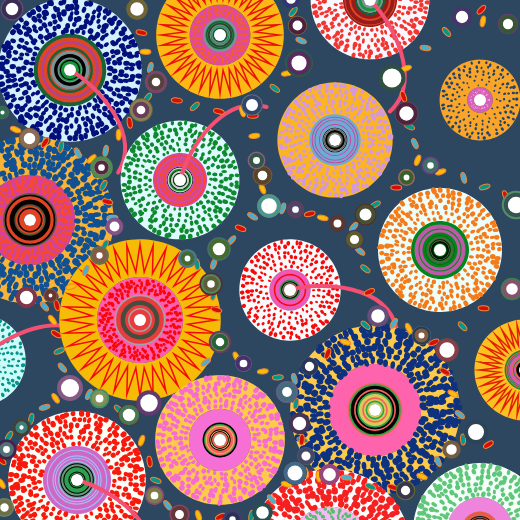
Frame 1 (no input)
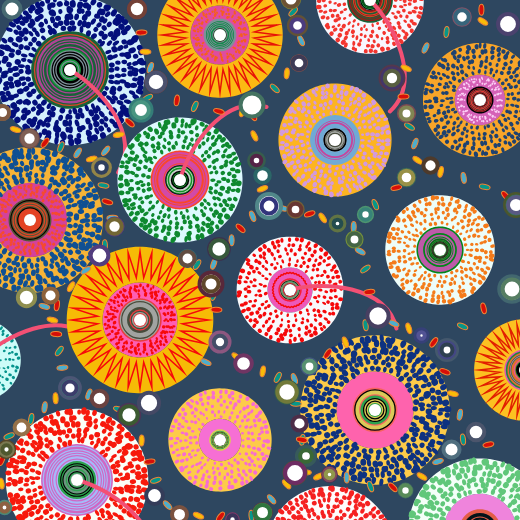
Frame 60 (no input)
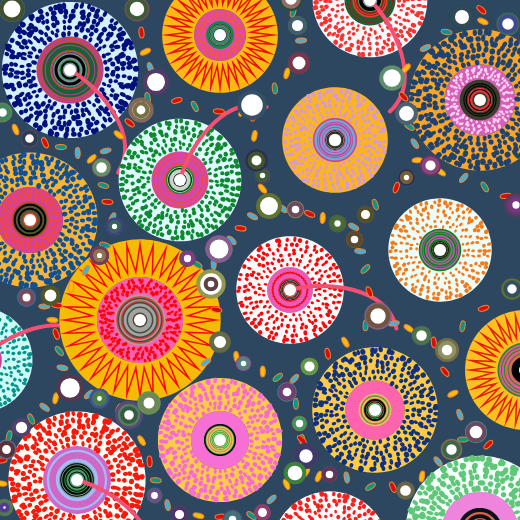
Frame 120 (the mouse pressed at the canvas centre since frame 60)

The p5.js sketch that drew these frames (run headless with seeded random() and noise() and a simulated clock; from frame 60 on, the mouse is pressed at the canvas centre):

// p5.js sketch
// ── sketch.js
// ===== GLOBALS & DATA =====
let circleNoiseSeeds = [];
let circleBaseRadii = [];
let ellipseNoiseSeeds = [];
let ringNoiseSeeds    = [];
let ringBaseSizes     = [];
let rings             = [];

const fillColors = ['#FABC08','#4CAECD','#06978A','#D70E08'];

const ellipses = [
  { x: 286.8, y: 73.4,  angle: 0, fillColor: null},
  { x: 301.1, y: 40.6,  angle: 0, fillColor: null},
  { x: 293.2, y: 11.8,  angle: 0, fillColor: null},
  { x: 252.8, y: 115.8, angle: 0, fillColor: null},
  { x: 254.4, y: 135.9, angle: 0, fillColor: null},
  { x: 360.2, y: 251.2, angle: 0, fillColor: null},
  { x: 365.4, y: 268.9, angle: 0, fillColor: null},
  { x: 369.4, y: 291.9, angle: 0, fillColor: null},
  { x: 262.5, y: 188.7, angle: 0, fillColor: null},
  { x: 282.7, y: 208.4, angle: 0, fillColor: null},
  { x: 375.3, y: 204.6, angle: 0, fillColor: null},
  { x: 396.3, y: 187.6, angle: 0, fillColor: null},
  { x: 417.6, y: 160.2, angle: 0, fillColor: null},
  { x: 414.9, y: 143.6, angle: 0, fillColor: null},
  { x: 409.5, y: 126.6, angle: 0, fillColor: null},
  { x: 403.5, y: 96.6,  angle: 0, fillColor: null},
  { x: 406.1, y: 68.3,  angle: 0, fillColor: null},
  { x: 425.5, y: 48.0,  angle: 0, fillColor: null},
  { x: 446.5, y: 32.0,  angle: 0, fillColor: null},
  { x: 481.4, y: 9.7,   angle: 0, fillColor: null},
  { x: 482.9, y: 21.4,  angle: 0, fillColor: null},
  { x: 252.6, y: 216.3, angle: 0, fillColor: null},
  { x: 462.6, y: 326.3, angle: 0, fillColor: null},
  { x: 483.6, y: 308.3, angle: 0, fillColor: null},
  { x: 55.6,  y: 398.3, angle: 0, fillColor: null},
  { x: 44.6,  y: 407.3, angle: 0, fillColor: null},
  { x: 31.2,  y: 419.0, angle: 0, fillColor: null},
  { x: 1.6,   y: 460.4, angle: 0, fillColor: null},
  { x: 1.5,   y: 483.6, angle: 0, fillColor: null},
  { x: 62.4,  y: 367.7, angle: 0, fillColor: null},
  { x: 59.3,  y: 351.0, angle: 0, fillColor: null},
  { x: 56.2,  y: 334.1, angle: 0, fillColor: null},
  { x: 52.4,  y: 320.0, angle: 0, fillColor: null},
  { x: 44.4,  y: 306.4, angle: 0, fillColor: null},
  { x: 9.1,   y: 436.1, angle: 0, fillColor: null},
  { x: 240.6, y: 228.3, angle: 0, fillColor: null},
  { x: 286.6, y: 484.3, angle: 0, fillColor: null},
  { x: 271.6, y: 499.3, angle: 0, fillColor: null},
  { x: 251.5, y: 515.7, angle: 0, fillColor: null},
  { x: 220.5, y: 516.7, angle: 0, fillColor: null},
  { x: 198.5, y: 515.7, angle: 0, fillColor: null},
  { x: 167.6, y: 505.2, angle: 0, fillColor: null},
  { x: 155.8, y: 480.3, angle: 0, fillColor: null},
  { x: 149.6, y: 461.6, angle: 0, fillColor: null},
  { x: 141.6, y: 440.6, angle: 0, fillColor: null},
  { x: 231.6, y: 240.3, angle: 0, fillColor: null},
  { x: 365.6, y: 325.3, angle: 0, fillColor: null},
  { x: 327.7, y: 353.7, angle: 0, fillColor: null},
  { x: 345.4, y: 342.2, angle: 0, fillColor: null},
  { x: 213.7, y: 263.9, angle: 0, fillColor: null},
  { x: 213.4, y: 295.0, angle: 0, fillColor: null},
  { x: 216.4, y: 309.8, angle: 0, fillColor: null},
  { x: 236.5, y: 357.0, angle: 0, fillColor: null},
  { x: 205.9, y: 362.2, angle: 0, fillColor: null},
  { x: 197.1, y: 264.6, angle: 0, fillColor: null},
  { x: 107.4, y: 201.8, angle: 0, fillColor: null},
  { x: 15.6,  y: 129.6, angle: 0, fillColor: null},
  { x: 112.4, y: 217.8, angle: 0, fillColor: null},
  { x: 104.9, y: 245.2, angle: 0, fillColor: null},
  { x: 56.9,  y: 305.3, angle: 0, fillColor: null},
  { x: 71.1,  y: 286.7, angle: 0, fillColor: null},
  { x: 85.8,  y: 270.4, angle: 0, fillColor: null},
  { x: 103.5, y: 185.4, angle: 0, fillColor: null},
  { x: 309.7, y: 213.9, angle: 0, fillColor: null},
  { x: 440.7, y: 171.9, angle: 0, fillColor: null},
  { x: 463.7, y: 177.9, angle: 0, fillColor: null},
  { x: 484.7, y: 186.9, angle: 0, fillColor: null},
  { x: 505.7, y: 195.9, angle: 0, fillColor: null},
  { x: 91.7,  y: 158.9, angle: 0, fillColor: null},
  { x: 77.7,  y: 152.9, angle: 0, fillColor: null},
  { x: 60.9,  y: 147.0, angle: 0, fillColor: null},
  { x: 45.0,  y: 142.7, angle: 0, fillColor: null},
  { x: 322.7, y: 217.9, angle: 0, fillColor: null},
  { x: 353.7, y: 226.9, angle: 0, fillColor: null},
  { x: 295.9, y: 403.7, angle: 0, fillColor: null},
  { x: 444.9, y: 371.7, angle: 0, fillColor: null},
  { x: 452.9, y: 393.7, angle: 0, fillColor: null},
  { x: 459.9, y: 414.7, angle: 0, fillColor: null},
  { x: 302.3, y: 439.9, angle: 0, fillColor: null},
  { x: 301.8, y: 439.8, angle: 0, fillColor: null},
  { x: 305.8, y: 472.6, angle: 0, fillColor: null},
  { x: 294.4, y: 378.8, angle: 0, fillColor: null},
  { x: 274.8, y: 88.4,  angle: 0, fillColor: null},
  { x: 176.8, y: 100.4, angle: 0, fillColor: null},
  { x: 262.8, y: 371.4, angle: 0, fillColor: null},
  { x: 88.9,  y: 394.4, angle: 0, fillColor: null},
  { x: 118.8, y: 409.4, angle: 0, fillColor: null},
  { x: 433.8, y: 342.4, angle: 0, fillColor: null},
  { x: 408.8, y: 328.4, angle: 0, fillColor: null},
  { x: 393.8, y: 323.4, angle: 0, fillColor: null},
  { x: 277.8, y: 377.4, angle: 0, fillColor: null},
  { x: 141.5, y: 32.6,  angle: 0, fillColor: null},
  { x: 145.4, y: 51.8,  angle: 0, fillColor: null},
  { x: 150.4, y: 67.8,  angle: 0, fillColor: null},
  { x: 147.6, y: 97.8,  angle: 0, fillColor: null},
  { x: 129.7, y: 122.8, angle: 0, fillColor: null},
  { x: 118.7, y: 134.8, angle: 0, fillColor: null},
  { x: 105.7, y: 150.8, angle: 0, fillColor: null},
  { x: 194.8, y: 106.4, angle: 0, fillColor: null},
  { x: 218.9, y: 111.4, angle: 0, fillColor: null},
  { x: 318.7, y: 476.5, angle: 0, fillColor: null},
  { x: 346.7, y: 477.5, angle: 0, fillColor: null},
  { x: 370.5, y: 486.6, angle: 0, fillColor: null},
  { x: 392.9, y: 487.3, angle: 0, fillColor: null},
  { x: 422.0, y: 476.5, angle: 0, fillColor: null},
  { x: 438.0, y: 461.5, angle: 0, fillColor: null},
  { x: 463.0, y: 439.5, angle: 0, fillColor: null},
  { x: 488.4, y: 444.6, angle: 0, fillColor: null},
  { x: 242.5, y: 111.4, angle: 0, fillColor: null}
];

const circles = [
  { x: 12.0,  y: 9.0,   r: 6.0},
  { x: 12.0,  y: 9.0,   r: 6.0},
  { x: 12.0,  y: 9.0,   r: 6.0},
  { x: 137.0, y: 9.0,   r: 6.0},
  { x: 137.0, y: 9.0,   r: 6.0},
  { x: 137.0, y: 9.0,   r: 6.0},
  { x: 156.0, y: 82.0,  r: 6.0},
  { x: 156.0, y: 82.0,  r: 6.0},
  { x: 156.0, y: 82.0,  r: 6.0},
  { x: 269.0, y: 206.0, r: 6.0},
  { x: 269.0, y: 206.0, r: 6.0},
  { x: 269.0, y: 206.0, r: 6.0},
  { x: 141.0, y: 110.0, r: 6.0},
  { x: 141.0, y: 110.0, r: 6.0},
  { x: 141.0, y: 110.0, r: 6.0},
  { x: 252.0, y: 105.0, r: 6.0},
  { x: 252.0, y: 105.0, r: 6.0},
  { x: 252.0, y: 105.0, r: 6.0},
  { x: 299.0, y: 63.0,  r: 6.0},
  { x: 299.0, y: 63.0,  r: 6.0},
  { x: 299.0, y: 63.0,  r: 6.0},
  { x: 392.0, y: 78.0,  r: 6.0},
  { x: 392.0, y: 78.0,  r: 6.0},
  { x: 392.0, y: 78.0,  r: 6.0},
  { x: 406.5, y: 113.5, r: 5.5},
  { x: 406.5, y: 113.5, r: 5.5},
  { x: 406.5, y: 113.5, r: 5.5},
  { x: 508.0, y: 24.0,  r: 6.0},
  { x: 508.0, y: 24.0,  r: 6.0},
  { x: 508.0, y: 24.0,  r: 6.0},
  { x: 516.0, y: 205.0, r: 6.0},
  { x: 516.0, y: 205.0, r: 6.0},
  { x: 516.0, y: 205.0, r: 6.0},
  { x: 512.0, y: 289.0, r: 6.0},
  { x: 512.0, y: 289.0, r: 6.0},
  { x: 512.0, y: 289.0, r: 6.0},
  { x: 447.0, y: 350.0, r: 6.0},
  { x: 447.0, y: 350.0, r: 6.0},
  { x: 447.0, y: 350.0, r: 6.0},
  { x: 476.0, y: 432.0, r: 6.0},
  { x: 476.0, y: 432.0, r: 6.0},
  { x: 476.0, y: 432.0, r: 6.0},
  { x: 378.0, y: 316.0, r: 6.0},
  { x: 378.0, y: 316.0, r: 6.0},
  { x: 378.0, y: 316.0, r: 6.0},
  { x: 354.5, y: 239.5, r: 4.5},
  { x: 354.5, y: 239.5, r: 4.5},
  { x: 354.5, y: 239.5, r: 4.5},
  { x: 287.0, y: 392.0, r: 6.0},
  { x: 287.0, y: 392.0, r: 6.0},
  { x: 287.0, y: 392.0, r: 6.0},
  { x: 220.0, y: 342.0, r: 6.0},
  { x: 220.0, y: 342.0, r: 6.0},
  { x: 220.0, y: 342.0, r: 6.0},
  { x: 211.0, y: 284.0, r: 6.0},
  { x: 211.0, y: 284.0, r: 6.0},
  { x: 211.0, y: 284.0, r: 6.0},
  { x: 219.0, y: 249.0, r: 6.0},
  { x: 219.0, y: 249.0, r: 6.0},
  { x: 219.0, y: 249.0, r: 6.0},
  { x: 70.0,  y: 388.0, r: 6.0},
  { x: 70.0,  y: 388.0, r: 6.0},
  { x: 70.0,  y: 388.0, r: 6.0},
  { x: 129.0, y: 415.0, r: 6.0},
  { x: 129.0, y: 415.0, r: 6.0},
  { x: 129.0, y: 415.0, r: 6.0},
  { x: 149.0, y: 403.0, r: 6.0},
  { x: 149.0, y: 403.0, r: 6.0},
  { x: 149.0, y: 403.0, r: 6.0},
  { x: 306.0, y: 456.0, r: 6.0},
  { x: 306.0, y: 456.0, r: 6.0},
  { x: 306.0, y: 456.0, r: 6.0},
  { x: 295.0, y: 473.0, r: 6.0},
  { x: 295.0, y: 473.0, r: 6.0},
  { x: 295.0, y: 473.0, r: 6.0},
  { x: 421.5, y: 335.5, r: 4.5},
  { x: 421.5, y: 335.5, r: 4.5},
  { x: 421.5, y: 335.5, r: 4.5},
  { x: 309.5, y: 366.5, r: 4.5},
  { x: 309.5, y: 366.5, r: 4.5},
  { x: 309.5, y: 366.5, r: 4.5},
  { x: 243.5, y: 363.5, r: 4.5},
  { x: 243.5, y: 363.5, r: 4.5},
  { x: 243.5, y: 363.5, r: 4.5},
  { x: 50.5,  y: 295.5, r: 4.5},
  { x: 50.5,  y: 295.5, r: 4.5},
  { x: 50.5,  y: 295.5, r: 4.5},
  { x: 114.5, y: 226.5, r: 4.5},
  { x: 114.5, y: 226.5, r: 4.5},
  { x: 114.5, y: 226.5, r: 4.5},
  { x: 99.5,  y: 255.5, r: 4.5},
  { x: 99.5,  y: 255.5, r: 4.5},
  { x: 99.5,  y: 255.5, r: 4.5},
  { x: 187.5, y: 258.5, r: 4.5},
  { x: 187.5, y: 258.5, r: 4.5},
  { x: 187.5, y: 258.5, r: 4.5},
  { x: 29.5,  y: 138.5, r: 4.5},
  { x: 29.5,  y: 138.5, r: 4.5},
  { x: 29.5,  y: 138.5, r: 4.5},
  { x: 101.5, y: 167.5, r: 4.5},
  { x: 101.5, y: 167.5, r: 4.5},
  { x: 101.5, y: 167.5, r: 4.5},
  { x: 295.5, y: 209.5, r: 4.5},
  { x: 295.5, y: 209.5, r: 4.5},
  { x: 295.5, y: 209.5, r: 4.5},
  { x: 337.5, y: 223.5, r: 4.5},
  { x: 337.5, y: 223.5, r: 4.5},
  { x: 337.5, y: 223.5, r: 4.5},
  { x: 365.5, y: 214.5, r: 4.5},
  { x: 365.5, y: 214.5, r: 4.5},
  { x: 365.5, y: 214.5, r: 4.5},
  { x: 430.5, y: 165.5, r: 4.5},
  { x: 430.5, y: 165.5, r: 4.5},
  { x: 430.5, y: 165.5, r: 4.5},
  { x: 297.5, y: 25.5,  r: 4.5},
  { x: 297.5, y: 25.5,  r: 4.5},
  { x: 297.5, y: 25.5,  r: 4.5},
  { x: 406.5, y: 177.5, r: 4.5},
  { x: 406.5, y: 177.5, r: 4.5},
  { x: 406.5, y: 177.5, r: 4.5},
  { x: 262.5, y: 175.5, r: 4.5},
  { x: 262.5, y: 175.5, r: 4.5},
  { x: 262.5, y: 175.5, r: 4.5},
  { x: 256.5, y: 160.5, r: 4.5},
  { x: 256.5, y: 160.5, r: 4.5},
  { x: 256.5, y: 160.5, r: 4.5},
  { x: 2.5,   y: 112.5, r: 4.5},
  { x: 2.5,   y: 112.5, r: 4.5},
  { x: 2.5,   y: 112.5, r: 4.5},
  { x: 26.5,  y: 297.5, r: 4.5},
  { x: 26.5,  y: 297.5, r: 4.5},
  { x: 26.5,  y: 297.5, r: 4.5},
  { x: 329.5, y: 474.5, r: 4.5},
  { x: 329.5, y: 474.5, r: 4.5},
  { x: 329.5, y: 474.5, r: 4.5},
  { x: 262.5, y: 512.5, r: 4.5},
  { x: 262.5, y: 512.5, r: 4.5},
  { x: 262.5, y: 512.5, r: 4.5},
  { x: 179.5, y: 514.5, r: 4.5},
  { x: 179.5, y: 514.5, r: 4.5},
  { x: 179.5, y: 514.5, r: 4.5},
  { x: 154.5, y: 495.5, r: 4.5},
  { x: 154.5, y: 495.5, r: 4.5},
  { x: 154.5, y: 495.5, r: 4.5},
  { x: 299.5, y: 423.5, r: 4.5},
  { x: 299.5, y: 423.5, r: 4.5},
  { x: 299.5, y: 423.5, r: 4.5},
  { x: 451.5, y: 449.5, r: 4.5},
  { x: 451.5, y: 449.5, r: 4.5},
  { x: 451.5, y: 449.5, r: 4.5},
  { x: 405.5, y: 490.5, r: 4.5},
  { x: 405.5, y: 490.5, r: 4.5},
  { x: 405.5, y: 490.5, r: 4.5},
  { x: 99.5,  y: 398.5, r: 4.5},
  { x: 99.5,  y: 398.5, r: 4.5},
  { x: 99.5,  y: 398.5, r: 4.5},
  { x: 6.5,   y: 449.5, r: 4.5},
  { x: 6.5,   y: 449.5, r: 4.5},
  { x: 6.5,   y: 449.5, r: 4.5},
  { x: 21.5,  y: 427.5, r: 4.5},
  { x: 21.5,  y: 427.5, r: 4.5},
  { x: 21.5,  y: 427.5, r: 4.5},
  { x: 4.5,   y: 507.5, r: 4.5},
  { x: 4.5,   y: 507.5, r: 4.5},
  { x: 4.5,   y: 507.5, r: 4.5},
  { x: 462.0, y: 17.0,  r: 6.0},
  { x: 462.0, y: 17.0,  r: 6.0},
  { x: 462.0, y: 17.0,  r: 6.0},
  { x: 291.0, y: -1.0,  r: 5.0},
  { x: 291.0, y: -1.0,  r: 5.0},
  { x: 291.0, y: -1.0,  r: 5.0},
  { x: 232.5, y: 519.5, r: 4.5},
  { x: 232.5, y: 519.5, r: 4.5},
  { x: 232.5, y: 519.5, r: 4.5}
];

// Color the ellipses
function fillEllipse(ellipsesList) {
  let c = 0;
  for (let e of ellipsesList) {
    e.fillColor = fillColors[c++ % fillColors.length];
  }
}

// Draw static white circles
function drawCircles(circleList) {
  stroke("#000");
  strokeWeight(4);
  fill("#FFF");
  for (let c of circleList) {
    ellipse(c.x, c.y, c.r * 2);
  }
}

// ===== RingPattern class (unchanged) =====
class RingPattern {
  constructor(config) {
    this.x = config.x;
    this.y = config.y;
    this.r0 = 6;
    this.r1 = 20;
    this.r2 = 35;
    this.r3 = 70;
    this.fillStyles    = config.fillStyles;
    this.bgColors      = config.bgColors;
    this.patternColors = config.patternColors;
    this.hasCurve      = config.hasCurve;
    this.angle         = config.angle;
  }

  display() {
    noStroke(); noFill();
    ellipse(this.x,this.y,this.r1*2);
    ellipse(this.x,this.y,this.r2*2);
    ellipse(this.x,this.y,this.r3*2);

    this.drawRegion(this.r0,this.r1,this.fillStyles[0],this.bgColors[0],this.patternColors[0]);
    this.drawRegion(this.r1,this.r2,this.fillStyles[1],this.bgColors[1],this.patternColors[1]);
    this.drawRegion(this.r2,this.r3,this.fillStyles[2],this.bgColors[2],this.patternColors[2]);

    if (this.hasCurve) {
      push();
      translate(this.x,this.y);
      rotate(this.angle);
      stroke('#F35074'); strokeWeight(4); noFill();
      let s=0.5;
      bezier(0,0,65*s,-18*s,193*s,-10*s,213*s,77*s);
      pop();
    }

    noStroke();
    fill(230);
    ellipse(this.x,this.y,this.r0*2);
  }

  drawRegion(iR,oR,st,bg,pc) {
    noStroke(); fill(bg);
    this.drawDonut(iR,oR);
    if (st==='zigzag')   this.drawZigzagRing(iR,oR,72,pc);
    else if (st==='dots')this.drawDotsRing(iR,oR,6,pc);
    else if (st==='layered') this.drawLayeredRings(iR,oR,pc);
  }

  drawDonut(iR,oR) {
    beginShape();
    for (let a=0;a<TWO_PI;a+=0.05) vertex(this.x+oR*cos(a),this.y+oR*sin(a));
    beginContour();
    for (let a=TWO_PI;a>0;a-=0.05) vertex(this.x+iR*cos(a),this.y+iR*sin(a));
    endContour(); endShape(CLOSE);
  }

  drawZigzagRing(iR,oR,steps,col) {
    let off=5;
    stroke(col); strokeWeight(1.5); noFill(); beginShape();
    for (let i=0;i<=steps;i++){
      let ang=TWO_PI*i/steps, r=(i%2?iR+off:oR-off);
      vertex(this.x+r*cos(ang),this.y+r*sin(ang));
    }
    endShape(CLOSE);
  }

  drawLayeredRings(iR,oR,base){
    let cnt=14, pool=[...base];
    while(pool.length<cnt) pool.push(random(base));
    shuffle(pool,true);
    noFill(); strokeWeight(3);
    for(let i=0;i<cnt;i++){
      let t=i/(cnt-1), rr=lerp(iR,oR,t);
      stroke(pool[i]); ellipse(this.x,this.y,rr*2);
    }
  }

  drawDotsRing(rMin,rMax, cnt, col){
    fill(col); noStroke(); let m=3;
    for(let i=0;i<cnt;i++){
      let r=lerp(rMin+m,rMax-m,i/(cnt-1)),
          base=floor(r), num=base+floor(random(-4,4));
      for(let j=0;j<num;j++){
        let ang=TWO_PI*j/num+random(-0.05,0.05),
            eR=r+random(-1.2,1.2),
            x=this.x+eR*cos(ang),
            y=this.y+eR*sin(ang),
            sf=map(eR,rMin,rMax,rMin*0.03,rMax*0.018),
            w=random(4,6)*sf,
            h=random(3,5)*sf;
        push(); translate(x,y); rotate(ang+random(-0.3,0.3));
        ellipse(0,0,w,h); pop();
      }
    }
  }
}


// ===== SETUP & DRAW =====
function setup() {
  createCanvas(520,520);
  angleMode(RADIANS);
  colorMode(HSB, 360, 100, 100);

   // Define ringConfigs using color()
const ringConfigs = [
    {
      x:  70, y:  70,
      fillStyles: ['layered', 'layered', 'dots'],
      bgColors: [ color('#909F9C'), color('#C253A0'), color('#D4F0FC') ],
      patternColors: [
        [ color('#7E9199'), color('#000000'), color('#16973A') ],
        [ color('#DF4526'), color('#196138'), color('#AC4494') ],
        color('#030F7B')
      ],
      hasCurve: true,
      angle: PI/4
    },{
      x: 220, y:  35,
      fillStyles: ['layered', 'dots', 'zigzag'],
      bgColors: [ color('#7E9199'), color('#E04B9F'), color('#FCB913') ],
      patternColors: [
        [ color('#7E9199'), color('#13894B'), color('#30412A') ],
        color('#F55F1C'),
        color('#E81207')
      ],
      hasCurve: false,
      angle: PI/3
    },{
      x: 370, y:   0,
      fillStyles: ['layered', 'layered', 'dots'],
      bgColors: [ color('#090200'), color('#D561B7'), color('#F9F8FE') ],
      patternColors: [
        [ color('#7E9199'), color('#000000'), color('#16973A') ],
        [ color('#DF4526'), color('#196138'), color('#971C19') ],
        color('#F3352F')
      ],
      hasCurve: true,
      angle: PI/3
    },{
      x: 480, y: 100,
      fillStyles: ['layered', 'dots', 'dots'],
      bgColors: [ color('#090200'), color('#D561B7'), color('#F8A529') ],
      patternColors: [
        [ color('#3A3E2A'), color('#E7373A'), color('#010005') ],
        color('#FCD1F6'),
        color('#1E4271')
      ],
      hasCurve: false,
      angle: PI/3
    },{
      x:  30, y: 220,
      fillStyles: ['layered', 'dots', 'dots'],
      bgColors: [ color('#758A73'), color('#D4429B'), color('#F7B437') ],
      patternColors: [
        [ color('#E34324'), color('#070300'), color('#565737') ],
        color('#F64A2D'),
        color('#105093')
      ],
      hasCurve: false,
      angle: PI/3
    },{
      x: 180, y: 180,
      fillStyles: ['layered', 'layered', 'dots'],
      bgColors: [ color('#464D2C'), color('#D143A3'), color('#DEFAFE') ],
      patternColors: [
        [ color('#040204'), color('#139126'), color('#CBD2CB') ],
        [ color('#F9472A'), color('#D249A7'), color('#D249A7') ],
        color('#0E892F')
      ],
      hasCurve: true,
      angle: 5*PI/3
    },{
      x: 335, y: 140,
      fillStyles: ['layered', 'layered', 'dots'],
      bgColors: [ color('#A4AFB1'), color('#C8429C'), color('#FDB421') ],
      patternColors: [
        [ color('#030203'), color('#A1A4A1'), color('#474C3C') ],
        [ color('#70AAD6'), color('#C8429C'), color('#70AAD6') ],
        color('#D299DE')
      ],
      hasCurve: false,
      angle: PI/3
    },{
      x: -20, y: 360,
      fillStyles: ['layered', 'layered', 'dots'],
      bgColors: [ color('#304A3B'), color('#CC40A7'), color('#CCFCF8') ],
      patternColors: [
        [ color('#030203'), color('#A1A4A1'), color('#474C3C') ],
        [ color('#C8429C'), color('#C8429C'), color('#C73E9E') ],
        color('#05938C')
      ],
      hasCurve: true,
      angle: 11*PI/6
    },{
      x: 140, y: 320,
      fillStyles: ['layered', 'dots', 'zigzag'],
      bgColors: [ color('#010103'), color('#FE5DB2'), color('#F6BB06') ],
      patternColors: [
        [ color('#E93C3E'), color('#A1A4A1'), color('#474C3C') ],
        color('#F6090A'),
        color('#F6090A')
      ],
      hasCurve: false,
      angle: PI/3
    },{
      x: 290, y: 290,
      fillStyles: ['layered', 'zigzag', 'dots'],
      bgColors: [ color('#F52241'), color('#ED58B9'), color('#F9FAFC') ],
      patternColors: [
        [ color('#2F9250'), color('#AC948E'), color('#F81D36'), color('#000000') ],
        color('#F6090A'),
        color('#F6090A')
      ],
      hasCurve: true,
      angle: 0
    },{
      x: 440, y: 250,
      fillStyles: ['layered', 'layered', 'dots'],
      bgColors: [ color('#566140'), color('#BE5AA9'), color('#EDFDF9') ],
      patternColors: [
        [ color('#02851B'), color('#606148'), color('#001802') ],
        [ color('#BE5AA9'), color('#02851B') ],
        color('#F47B1A')
      ],
      hasCurve: false,
      angle: PI/3
    },{
      x:  77, y: 480,
      fillStyles: ['layered', 'layered', 'dots'],
      bgColors: [ color('#369D44'), color('#D455BC'), color('#FBFEF7') ],
      patternColors: [
        [ color('#6C9680'), color('#000000'), color('#2DA24E') ],
        [ color('#CF68C4'), color('#A5BAF9') ],
        color('#F7190C')
      ],
      hasCurve: true,
      angle: PI/6
    },{
      x: 220, y: 440,
      fillStyles: ['layered', '606257', 'dots'],
      bgColors: [ color('#010206'), color('#F66FD4'), color('#FDCB49') ],
      patternColors: [
        [ color('#DBC958'), color('#020202'), color('#2DA24E'), color('#F6635D') ],
        [ color('#F66CD1') ],
        color('#F66CD1')
      ],
      hasCurve: false,
      angle: PI/6
    },{
      x: 375, y: 410,
      fillStyles: ['layered', '606257', 'dots'],
      bgColors: [ color('#EF090B'), color('#FE63AD'), color('#FDCB49') ],
      patternColors: [
        [ color('#DBC958'), color('#020202'), color('#2DA24E'), color('#F6635D') ],
        [ color('#FD5E38'), color('#FE63AD') ],
        color('#0E3280')
      ],
      hasCurve: false,
      angle: PI/3
    },{
      x: 525, y: 370,
      fillStyles: ['none', 'layered', 'zigzag'],
      bgColors: [ color('#000000'), color('#000000'), color('#FCC121') ],
      patternColors: [
        color('#000000'),
        [ color('#1C8543'), color('#DB58B2'), color('#E66A31') ],
        color('#E21F01')
      ],
      hasCurve: false,
      angle: PI/3
    },{
      x: 330, y: 550,
      fillStyles: ['none', 'dots', 'dots'],
      bgColors: [ color('#000000'), color('#F9B8F5'), color('#FEFCFC') ],
      patternColors: [
        color('#000000'),
        color('#53BF6C'),
        color('#F52121')
      ],
      hasCurve: false,
      angle: PI/3
    },{
      x: 480, y: 530,
      fillStyles: ['layered', 'none', 'dots'],
      bgColors: [ color('#60C77A'), color('#EF84DC'), color('#F3FFF8') ],
      patternColors: [
        [ color('#041419'), color('#E35D47') ],
        color('#000000'),
        color('#60C77A')
      ],
      hasCurve: false,
      angle: PI/3
    }
  ];
  

  rings = [];
  ringConfigs.forEach(cfg => rings.push(new RingPattern(cfg)));

  // Save base radii
  ringBaseSizes = rings.map(r => ({ r1:r.r1, r2:r.r2, r3:r.r3 }));
  // Assign a noise seed to each ring/ellipse
  ringNoiseSeeds    = rings   .map(_=>random(0,1000));
  ellipseNoiseSeeds = ellipses.map(_=>random(0,1000));

  // Apply colors to ellipses
  fillEllipse(ellipses);

  circleNoiseSeeds  = circles.map(_ => random(0, 1000));
  circleBaseRadii   = circles.map(c => c.r);
}

function draw() {
    background('#2e4760');  

  // -- Update & draw rings
  rings.forEach((r,i) => {
    let n = noise(ringNoiseSeeds[i] + frameCount * 0.005) - 0.5;
    r.r1 = ringBaseSizes[i].r1 + n * 40;
    r.r2 = ringBaseSizes[i].r2 + n * 60;
    r.r3 = ringBaseSizes[i].r3 + n * 80;
    r.display();
  });


  // -- Update ellipse angles
  ellipses.forEach((e,i) => {
    e.angle = noise(ellipseNoiseSeeds[i] + frameCount * 0.01) * TWO_PI;
  });

  // -- Draw ellipses
  fillEllipse(ellipses);
  ellipses.forEach(e => {
    stroke("#F28633"); strokeWeight(1); fill(e.fillColor);
    push();
      translate(e.x,e.y);
      rotate(e.angle);
      ellipse(0,0,5,11);
    pop();
  });

    // -- Draw circles: use noise for size and random HSB for stroke
noFill();  
strokeWeight(4);  
for (let i = 0; i < circles.length; i++) {  
  let c = circles[i];  
 
  let n = noise(circleNoiseSeeds[i] + frameCount * 0.02);  
  let d = map(n, 0, 1, circleBaseRadii[i] * 1, circleBaseRadii[i] * 5);  

  // White fill
  fill(0, 0, 100); 
  
  // Random stroke: hue 0–360, saturation 30–60, brightness 30–60
  let h = random(0, 360);  
  let s = random(30, 60);  
  let b = random(30, 60);  
  stroke(h, s, b);  

  ellipse(c.x, c.y, d, d);  
}

 }
